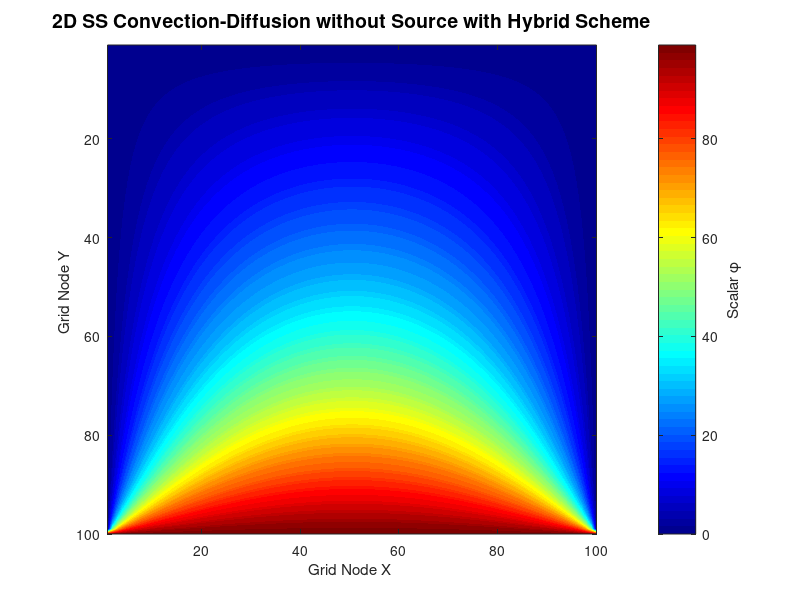

Reproduce this figure in MATLAB.
% 1. Load the data 
phi = load('flow_field.txt');

% 2. Generate the plot
figure;
contourf(phi, 100, 'LineColor', 'none');

% 3. Apply standard CFD styling
colormap('jet');         
c = colorbar;            
ylabel(c, 'Scalar \phi'); 

title('2D SS Convection-Diffusion without Source with Hybrid Scheme', 'FontSize', 14);
xlabel('Grid Node X ');
ylabel('Grid Node Y ');

% 4. Correct the physical orientation
% In your Fortran code, Row 1 is the North boundary. 
% We reverse the Y-axis so Row 1 appears at the top of the screen.
set(gca, 'YDir', 'reverse');

% Lock the aspect ratio so the 1x1 domain looks like a perfect square
axis equal tight;
